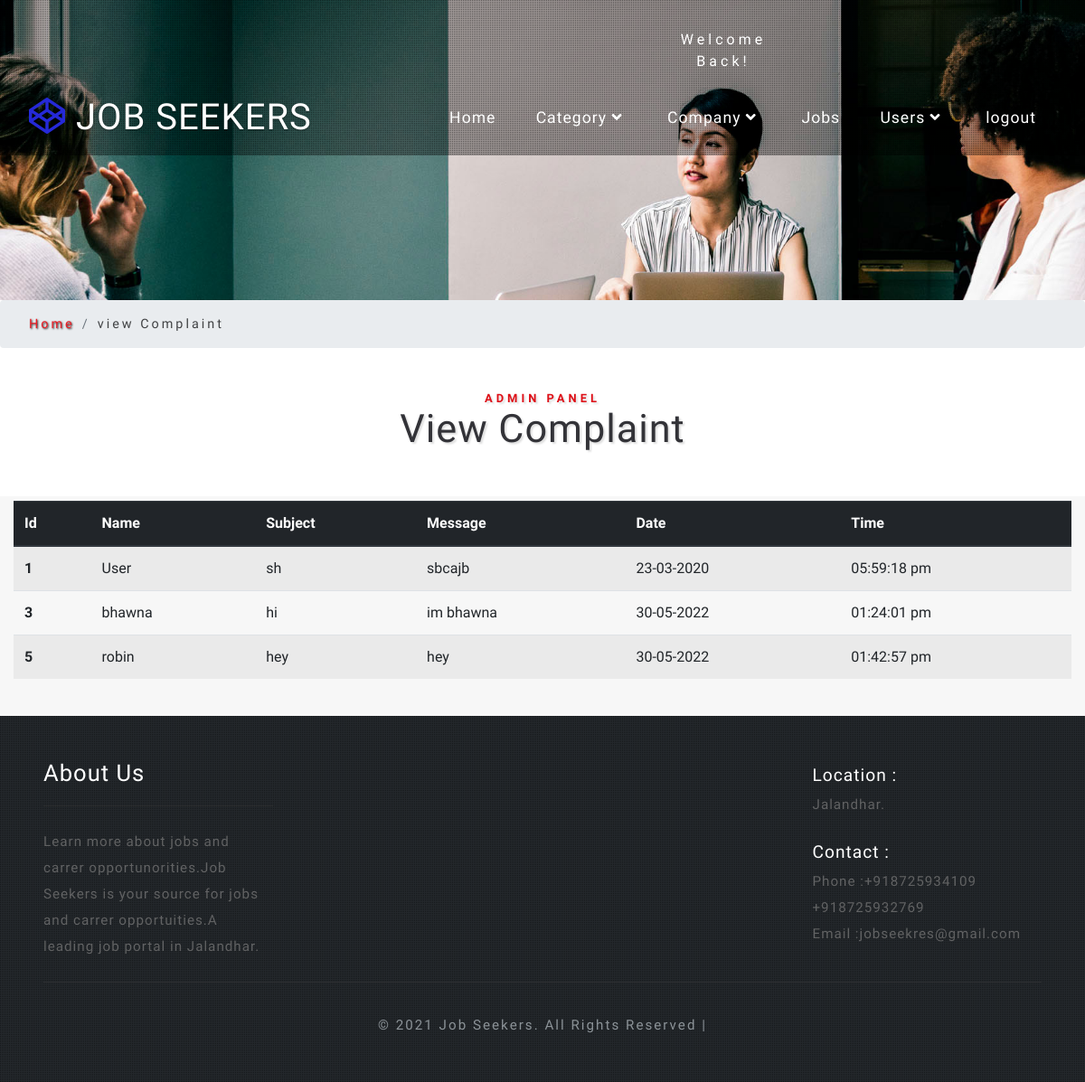
The page /admin/user_complaint.php (signed in) on the database its author committed.
### tables this page shows
CREATE TABLE `user_complaint` (
  `ucid` int(255) NOT NULL,
  `uid` int(255) NOT NULL,
  `subject` varchar(255) NOT NULL,
  `message` varchar(255) NOT NULL,
  `date` varchar(20) NOT NULL,
  `time` varchar(20) NOT NULL
);

CREATE TABLE `user` (
  `uid` int(255) NOT NULL,
  `uname` varchar(50) NOT NULL,
  `uemail` varchar(50) NOT NULL,
  `upassword` varchar(20) NOT NULL,
  `uaddress` varchar(20) NOT NULL,
  `ucontact` varchar(255) NOT NULL,
  `uqualification` varchar(50) NOT NULL,
  `uexperience` varchar(255) NOT NULL,
  `upic` varchar(255) NOT NULL
);

### admin/user_complaint.php (the view, shortened to what this page needs)
<?php
include "header1.php";
include "connection.php";
?><ol class="breadcrumb justify-content-left">
    <li class="breadcrumb-item">
      <a href="index.php">Home</a>
    </li>
    <li class="breadcrumb-item active">view Complaint</li>
  </ol>
  <section class="banner-bottom-wthree pt-lg-5 pt-md-3 pt-3">
    <div class="inner-sec-w3ls">
      <h3 class="tittle text-center mb-lg-5 mb-3">
        <span>Admin Panel</span>View Complaint</h3>
      <div class="container-fluid">
        <div class="row">
          <div class="col-md-12 main_grid_contact" style="padding: 5px 15px 25px 15px !important;">
            <div class="form">
              <table class="table table-striped table-hover">
                <thead class="thead-dark">
                  <tr>
                    <th scope="col">Id</th>
                    <th scope="col">Name</th>
                    <th scope="col">Subject</th>
                    <th scope="col">Message</th>
                    <th scope="col">Date</th>
                    <th scope="col">Time</th>
                  </tr>
                </thead>
                <tbody>
                  <?php
                    $q = "select * from `user_complaint` inner join `user` on `user_complaint`.`uid`=`user`.`uid`";
                    $res = mysqli_query($conn,$q);
                    if(mysqli_num_rows($res)>0)
                    {
                      while($row = mysqli_fetch_array($res)){
                        ?>
                        <tr>
                          <th scope="row"><?php echo $row['ucid'];?></th>
                          <td><?php echo $row['uname'];?></td>
                          <td><?php echo $row['subject'];?></td>
                          <td><?php echo $row['message'];?></td>
                          <td><?php echo $row['date'];?></td>
                          <td><?php echo $row['time'];?></td>
                        </tr>
                        <?php
                      }
                    }
                    else
                    {
                      ?>
                      <tr>
                        <th scope="row" colspan="4">No Record Found..!!</th>
                      </tr>
                      <?php
                    }
                  ?>
                </tbody>
              </table>
            </div>
          </div>
        </div>
      </div>
    </div>
  </section>
<?php
  include "footer.php";
?>

### admin/header1.php (shortened to what this page needs)
<!DOCTYPE html>
<html lang="zxx">
<head>
    <link href="css/bootstrap.css" rel='stylesheet' type='text/css' />
    <link href="css/style6.css" rel='stylesheet' type='text/css' />
    <link href="css/style.css" rel='stylesheet' type='text/css' />
    <link href="css/fontawesome-all.css" rel="stylesheet">
</head>
<body>
    <div id="demo-1" class="page-content">
        <div class="dotts">
            <div class="header-top">
                <header>
                    <div class="top-head ml-lg-auto text-center">
                        <div class="row top-vl">
                            <div class="col-md-4">
                                <span>Welcome Back!</span>
                            </div>
                            <div class="search col-md-2">
                            </div>
                        </div>
                    </div>
                    <nav class="navbar navbar-expand-lg navbar-light">
                        <div class="logo">
                            <h1>
                                <a class="navbar-brand" href="index.php">
                                    <i class="fab fa-codepen"></i> JOB SEEKERS</a>
                            </h1>
                        </div>
                        <div class="collapse navbar-collapse" id="navbarSupportedContent">
                            <ul class="navbar-nav ml-lg-auto text-center">
                                <li class="nav-item">
                                    <a class="nav-link" href="index.php">Home
                                    </a>
                                </li>
                                <li class="nav-item dropdown">
                                    <a class="nav-link dropdown-toggle" href="#" id="navbarDropdown" role="button" data-toggle="dropdown" aria-haspopup="true" aria-expanded="false">
                                        Category
                                        <i class="fas fa-angle-down"></i>
                                    </a>
                                </li>
                                <li class="nav-item dropdown">
                                    <a class="nav-link dropdown-toggle" href="#" id="navbarDropdown" role="button" data-toggle="dropdown" aria-haspopup="true" aria-expanded="false">
                                        Company
                                        <i class="fas fa-angle-down"></i>
                                    </a>
                                </li>
                                <li class="nav-item">
                                    <a class="nav-link" href="viewjob.php">Jobs</a>
                                </li>
                                <li class="nav-item dropdown">
                                    <a class="nav-link dropdown-toggle" href="#" id="navbarDropdown1" role="button" data-toggle="dropdown" aria-haspopup="true" aria-expanded="false">
                                        Users
                                        <i class="fas fa-angle-down"></i>
                                    </a>
                                    <div class="dropdown-menu" aria-labelledby="navbarDropdown">
                                        <li class="nav-item">
                                    <a class="nav-link" href="logout.php">logout</a>
                                    </div>
                                </li>
                            </ul>
                        </div
                    </nav>
                </header>
            </div>
            <div class="banner-info-w3layouts text-center">
            </div>
        </div>
    </div>

### admin/footer.php (shortened to what this page needs)
    <footer class="footer-emp-w3layouts bg-dark dotts py-lg-5 py-3">
        <div class="container-fluid px-lg-5 px-3">
            <div class="row footer-top">
                <div class="col-lg-3 footer-grid-wthree-w3ls">
                    <div class="footer-title">
                        <h3>About Us</h3>
                    </div>
                    <div class="footer-text">
                        <p>Learn more about jobs and carrer opportunorities.Job Seekers is your source for jobs and carrer opportuities.A leading job portal in Jalandhar.</p>
                    </div>
                </div>
                <div class="col-lg-3 footer-grid-wthree-w3ls">
                </div>
                <div class="col-lg-3 footer-grid-wthree-w3ls">
                </div>
                <div class="col-lg-3 footer-grid-wthree-w3ls">
                    <div class="contact-info">
                        <h4>Location :</h4>
                        <p>Jalandhar.</p>
                        <div class="phone">
                            <h4>Contact :</h4>
                            <p>Phone :+918725934109 </p>
                            <p>+918725932769</p>
                            <p>Email :jobseekres@gmail.com
                            </p>
                        </div>
                    </div>
                </div>
            </div>
            <div class="copyright mt-4">
                <p class="copy-right text-center ">&copy; 2021 Job Seekers. All Rights Reserved |
                </p>
            </div>
        </div>
    </footer>
</body>
</html>

### admin/css/style.css (style rules this page uses)
html, body { margin: 0; font-size: 100%; font-family: 'Dosis', sans-serif; background: #fff; }
body a { text-decoration: none; transition: 0.5s all; -webkit-transition: 0.5s all; -moz-transition: 0.5s all; -o-transition: 0.5s all; -ms-transition: 0.5s all; font-family: 'Dosis', sans-serif; }
h1, h2, h3, h4, h5, h6 { margin: 0; font-family: 'Dosis', sans-serif; letter-spacing: 1px; }
p { margin: 0; font-size: 0.95em; color: #8c9398; line-height: 2em; letter-spacing: 1px; }
ul { margin: 0; padding: 0; }
.navbar { padding: 0.8em 2em; }
a.navbar-brand { font-size: 1em; text-shadow: 0 1px 2px rgba(0, 0, 0, 0.37); color: #fff; }
.navbar-light .navbar-brand { color: #fff; }
.logo i { color: #2529d8; text-shadow: none; }
li.nav-item { margin: 0 1px; }
.navbar-light .navbar-nav .nav-link { padding: 0.3em 1.4em; color: #fff; background: transparent; font-size: 1.1em; letter-spacing: 1px; }
.dropdown-menu { margin: 0; padding: 0; }
.dropdown-toggle::after { width: 0; height: 0; margin-left: 0; content: ""; border-top: 0.3em solid; border-right: 0.3em solid transparent; border: 0px; }
.top-head { width: 35%; padding: 2em 0 0.5em 0; }
.top-head span { color: #ffff; letter-spacing: 4px; }
.banner-info-w3layouts { padding-top: 10em; }
h3.tittle span { display: block; text-transform: uppercase; font-size: 0.3em; color: #de0f17; letter-spacing: 4px; font-weight: 600; }
h3.tittle { text-shadow: 2px 2px 2px rgba(41, 41, 41, 0.15); font-size: 2.7em; color: #333338; font-weight: 400; }
.dotts { background: url(../images/dots.png); }
.page-content { background: url(../images/3.jpg) no-repeat 0px 0px; background-size: cover; -webkit-background-size: cover; -moz-background-size: cover; -o-background-size: cover; -moz-background-size: cover; min-height: 300px; position: relative; }
.top-vl { margin: 0; }
li.breadcrumb-item { font-size: 0.9em; letter-spacing: 3px; }
li.breadcrumb-item a { color: #ec1c24; text-shadow: 1px 1px 2px #252424; }
.breadcrumb-item.active { color: #404244; }
ol.breadcrumb { margin: 0; padding: 1em 2em; }
.main_grid_contact { background: #f7f7f7; padding: 9em 5em; }
.footer-grid-wthree-w3ls h3 { font-size: 1.6em; color: #ffffff; font-weight: 400; margin-bottom: 1em; letter-spacing: 1px; border-bottom: 1px ridge rgba(57, 57, 58, 0.46); padding-bottom: 0.8em; }
.footer-text p, .contact-info p { color: #616263; line-height: 1.9em; }
.phone { margin-top: 20px; }
.contact-info h4 { font-style: normal; font-weight: 400; font-size: 1.2em; line-height: 1.9; color: #ffffff; }
.copyright { border-top: 1px ridge rgba(57, 57, 58, 0.46); padding-top: 2em; }
.copyright p { letter-spacing: 2px; }
@media (max-width:1440px) { .top-head { width: 36%; padding: 2em 0 0.5em 0; } }
@media (max-width:1366px) { .top-head { width: 40%; padding: 2em 0 0.5em 0; } }
@media (max-width:1280px) { .navbar-light .navbar-nav .nav-link { padding: 0.3em 1.2em; } }

### rows shown on the page
user_complaint: ucid "1", uid.uname "User", subject "sh", message "sbcajb", date "23-03-2020", time "05:59:18 pm"
user_complaint: ucid "3", uid.uname "bhawna", subject "hi", message "im bhawna", date "30-05-2022", time "01:24:01 pm"
user_complaint: ucid "5", uid.uname "robin", subject "hey", message "hey", date "30-05-2022", time "01:42:57 pm"
